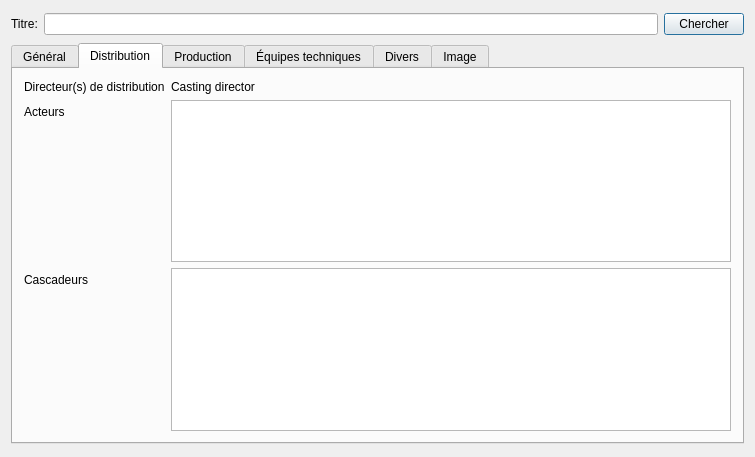
<?xml version="1.0" encoding="UTF-8"?>
<ui version="4.0">
 <class>MainWindow</class>
 <widget class="QMainWindow" name="MainWindow">
  <property name="geometry">
   <rect>
    <x>0</x>
    <y>0</y>
    <width>755</width>
    <height>457</height>
   </rect>
  </property>
  <property name="windowTitle">
   <string>ImdbPro</string>
  </property>
  <widget class="QWidget" name="centralWidget">
   <layout class="QVBoxLayout" name="verticalLayout_6">
    <item>
     <layout class="QHBoxLayout" name="horizontalLayout_4">
      <item>
       <widget class="QLabel" name="label_2">
        <property name="text">
         <string>Titre:</string>
        </property>
       </widget>
      </item>
      <item>
       <widget class="QLineEdit" name="search_field"/>
      </item>
      <item>
       <widget class="QPushButton" name="search_button">
        <property name="text">
         <string>Chercher</string>
        </property>
        <property name="default">
         <bool>true</bool>
        </property>
       </widget>
      </item>
     </layout>
    </item>
    <item>
     <widget class="QTabWidget" name="tabWidget">
      <property name="maximumSize">
       <size>
        <width>16777215</width>
        <height>401</height>
       </size>
      </property>
      <property name="currentIndex">
       <number>1</number>
      </property>
      <widget class="QWidget" name="tab_general">
       <property name="sizePolicy">
        <sizepolicy hsizetype="Expanding" vsizetype="Preferred">
         <horstretch>0</horstretch>
         <verstretch>0</verstretch>
        </sizepolicy>
       </property>
       <attribute name="title">
        <string>Général</string>
       </attribute>
       <layout class="QVBoxLayout" name="verticalLayout_8">
        <item>
         <layout class="QHBoxLayout" name="horizontalLayout_5">
          <item>
           <layout class="QVBoxLayout" name="verticalLayout_4">
            <item>
             <widget class="QLabel" name="film_cover">
              <property name="text">
               <string>cover</string>
              </property>
             </widget>
            </item>
            <item>
             <spacer name="verticalSpacer_2">
              <property name="orientation">
               <enum>Qt::Vertical</enum>
              </property>
              <property name="sizeHint" stdset="0">
               <size>
                <width>20</width>
                <height>40</height>
               </size>
              </property>
             </spacer>
            </item>
           </layout>
          </item>
          <item>
           <layout class="QVBoxLayout" name="verticalLayout_3">
            <item>
             <layout class="QHBoxLayout" name="horizontalLayout">
              <item>
               <widget class="QLabel" name="film_title">
                <property name="font">
                 <font>
                  <pointsize>24</pointsize>
                 </font>
                </property>
                <property name="text">
                 <string>title</string>
                </property>
                <property name="wordWrap">
                 <bool>true</bool>
                </property>
               </widget>
              </item>
              <item>
               <spacer name="horizontalSpacer">
                <property name="orientation">
                 <enum>Qt::Horizontal</enum>
                </property>
                <property name="sizeHint" stdset="0">
                 <size>
                  <width>40</width>
                  <height>20</height>
                 </size>
                </property>
               </spacer>
              </item>
             </layout>
            </item>
            <item>
             <layout class="QHBoxLayout" name="horizontalLayout_2">
              <item>
               <layout class="QVBoxLayout" name="verticalLayout_2">
                <item>
                 <widget class="QLabel" name="film_rating">
                  <property name="text">
                   <string>rating</string>
                  </property>
                 </widget>
                </item>
                <item>
                 <widget class="QLabel" name="film_votes">
                  <property name="text">
                   <string>votes</string>
                  </property>
                 </widget>
                </item>
                <item>
                 <spacer name="verticalSpacer_7">
                  <property name="orientation">
                   <enum>Qt::Vertical</enum>
                  </property>
                  <property name="sizeHint" stdset="0">
                   <size>
                    <width>20</width>
                    <height>40</height>
                   </size>
                  </property>
                 </spacer>
                </item>
               </layout>
              </item>
              <item>
               <layout class="QVBoxLayout" name="verticalLayout">
                <item>
                 <widget class="QLabel" name="film_rank">
                  <property name="text">
                   <string>rank</string>
                  </property>
                 </widget>
                </item>
                <item>
                 <spacer name="verticalSpacer">
                  <property name="orientation">
                   <enum>Qt::Vertical</enum>
                  </property>
                  <property name="sizeHint" stdset="0">
                   <size>
                    <width>20</width>
                    <height>40</height>
                   </size>
                  </property>
                 </spacer>
                </item>
               </layout>
              </item>
              <item>
               <spacer name="horizontalSpacer_4">
                <property name="orientation">
                 <enum>Qt::Horizontal</enum>
                </property>
                <property name="sizeHint" stdset="0">
                 <size>
                  <width>40</width>
                  <height>20</height>
                 </size>
                </property>
               </spacer>
              </item>
             </layout>
            </item>
           </layout>
          </item>
         </layout>
        </item>
        <item>
         <layout class="QHBoxLayout" name="horizontalLayout_9">
          <item>
           <layout class="QFormLayout" name="formLayout">
            <property name="fieldGrowthPolicy">
             <enum>QFormLayout::AllNonFixedFieldsGrow</enum>
            </property>
            <item row="1" column="0">
             <widget class="QLabel" name="label_3">
              <property name="text">
               <string>Pays:</string>
              </property>
             </widget>
            </item>
            <item row="1" column="1">
             <widget class="QLabel" name="film_country_general">
              <property name="text">
               <string>Pays</string>
              </property>
             </widget>
            </item>
            <item row="2" column="0">
             <widget class="QLabel" name="label_4">
              <property name="text">
               <string>Réalisateur:</string>
              </property>
             </widget>
            </item>
            <item row="2" column="1">
             <widget class="QLabel" name="film_director">
              <property name="text">
               <string>Réalisateurs</string>
              </property>
             </widget>
            </item>
            <item row="3" column="0">
             <widget class="QLabel" name="label_5">
              <property name="text">
               <string>Auteur:</string>
              </property>
             </widget>
            </item>
            <item row="3" column="1">
             <widget class="QLabel" name="film_writer">
              <property name="text">
               <string>Auteur</string>
              </property>
             </widget>
            </item>
            <item row="4" column="0">
             <widget class="QLabel" name="label_10">
              <property name="text">
               <string>Musique:</string>
              </property>
             </widget>
            </item>
            <item row="4" column="1">
             <widget class="QLabel" name="film_original_music">
              <property name="text">
               <string>Musique originale</string>
              </property>
             </widget>
            </item>
            <item row="5" column="0">
             <widget class="QLabel" name="label_6">
              <property name="text">
               <string>Langue(s):</string>
              </property>
             </widget>
            </item>
            <item row="5" column="1">
             <widget class="QLabel" name="film_languages">
              <property name="text">
               <string>language</string>
              </property>
             </widget>
            </item>
            <item row="6" column="0">
             <widget class="QLabel" name="label_7">
              <property name="text">
               <string>Genre(s):</string>
              </property>
             </widget>
            </item>
            <item row="6" column="1">
             <widget class="QLabel" name="film_genres">
              <property name="text">
               <string>genres</string>
              </property>
             </widget>
            </item>
            <item row="7" column="0">
             <widget class="QLabel" name="label_8">
              <property name="text">
               <string>Durée:</string>
              </property>
             </widget>
            </item>
            <item row="7" column="1">
             <widget class="QLabel" name="film_runtime">
              <property name="text">
               <string>runtime</string>
              </property>
             </widget>
            </item>
            <item row="8" column="0">
             <widget class="QLabel" name="label_9">
              <property name="text">
               <string>Ratio:</string>
              </property>
             </widget>
            </item>
            <item row="8" column="1">
             <widget class="QLabel" name="film_aspect_ratio">
              <property name="text">
               <string>aspectRatio</string>
              </property>
             </widget>
            </item>
            <item row="0" column="0">
             <widget class="QLabel" name="label_14">
              <property name="text">
               <string>Année:</string>
              </property>
             </widget>
            </item>
            <item row="0" column="1">
             <widget class="QLabel" name="film_year">
              <property name="font">
               <font>
                <pointsize>9</pointsize>
               </font>
              </property>
              <property name="text">
               <string>year</string>
              </property>
             </widget>
            </item>
           </layout>
          </item>
          <item>
           <layout class="QFormLayout" name="formLayout_2">
            <property name="labelAlignment">
             <set>Qt::AlignRight|Qt::AlignTop|Qt::AlignTrailing</set>
            </property>
            <item row="0" column="0">
             <widget class="QLabel" name="label_11">
              <property name="text">
               <string>Note MPAA:</string>
              </property>
             </widget>
            </item>
            <item row="0" column="1">
             <widget class="QLabel" name="film_mpaa_rating">
              <property name="text">
               <string>mpaa_rating</string>
              </property>
              <property name="wordWrap">
               <bool>true</bool>
              </property>
             </widget>
            </item>
            <item row="2" column="0">
             <widget class="QLabel" name="label_12">
              <property name="text">
               <string>Certificats:</string>
              </property>
             </widget>
            </item>
            <item row="3" column="0">
             <widget class="QLabel" name="label_13">
              <property name="text">
               <string>Synopsis:</string>
              </property>
             </widget>
            </item>
            <item row="3" column="1">
             <widget class="QPlainTextEdit" name="film_plot">
              <property name="enabled">
               <bool>false</bool>
              </property>
             </widget>
            </item>
            <item row="2" column="1">
             <widget class="QListWidget" name="film_certificates"/>
            </item>
            <item row="1" column="0">
             <widget class="QLabel" name="label_15">
              <property name="text">
               <string>Autres titres:</string>
              </property>
             </widget>
            </item>
            <item row="1" column="1">
             <widget class="QListWidget" name="film_akas"/>
            </item>
           </layout>
          </item>
         </layout>
        </item>
       </layout>
      </widget>
      <widget class="QWidget" name="tab_distribution">
       <attribute name="title">
        <string>Distribution</string>
       </attribute>
       <layout class="QFormLayout" name="formLayout_4">
        <item row="0" column="0">
         <widget class="QLabel" name="film_casting_director_lbl">
          <property name="text">
           <string>Directeur(s) de distribution</string>
          </property>
         </widget>
        </item>
        <item row="0" column="1">
         <widget class="QLabel" name="film_casting_director">
          <property name="text">
           <string>Casting director</string>
          </property>
         </widget>
        </item>
        <item row="1" column="0">
         <widget class="QLabel" name="film_cast_lbl">
          <property name="text">
           <string>Acteurs</string>
          </property>
         </widget>
        </item>
        <item row="1" column="1">
         <widget class="QListWidget" name="film_cast"/>
        </item>
        <item row="2" column="0">
         <widget class="QLabel" name="film_stunt_performer_lbl">
          <property name="text">
           <string>Cascadeurs</string>
          </property>
         </widget>
        </item>
        <item row="2" column="1">
         <widget class="QListWidget" name="film_stunt_performers"/>
        </item>
       </layout>
      </widget>
      <widget class="QWidget" name="tab_production">
       <attribute name="title">
        <string>Production</string>
       </attribute>
       <layout class="QVBoxLayout" name="verticalLayout_9">
        <item>
         <layout class="QHBoxLayout" name="horizontalLayout_6">
          <item>
           <layout class="QFormLayout" name="formLayout_6">
            <property name="fieldGrowthPolicy">
             <enum>QFormLayout::ExpandingFieldsGrow</enum>
            </property>
            <item row="0" column="0">
             <widget class="QLabel" name="film_producer_lbl">
              <property name="text">
               <string>Producteurs</string>
              </property>
             </widget>
            </item>
            <item row="0" column="1">
             <widget class="QListWidget" name="film_producer"/>
            </item>
            <item row="1" column="0">
             <widget class="QLabel" name="film_production_companies_lbl">
              <property name="text">
               <string>Société de production</string>
              </property>
             </widget>
            </item>
            <item row="1" column="1">
             <widget class="QListWidget" name="film_production_companies"/>
            </item>
            <item row="2" column="0">
             <widget class="QLabel" name="film_distributors_lbl">
              <property name="text">
               <string>Distributeurs</string>
              </property>
             </widget>
            </item>
            <item row="2" column="1">
             <widget class="QListWidget" name="film_distributors"/>
            </item>
           </layout>
          </item>
          <item>
           <layout class="QFormLayout" name="formLayout_5">
            <item row="0" column="0">
             <widget class="QLabel" name="film_editor_lbl">
              <property name="text">
               <string>Éditeur</string>
              </property>
             </widget>
            </item>
            <item row="0" column="1">
             <widget class="QLabel" name="film_editor">
              <property name="text">
               <string>TextLabel</string>
              </property>
             </widget>
            </item>
            <item row="1" column="0">
             <widget class="QLabel" name="film_cinematographer_lbl">
              <property name="text">
               <string>Cinématographe</string>
              </property>
             </widget>
            </item>
            <item row="1" column="1">
             <widget class="QLabel" name="film_cinematographer">
              <property name="text">
               <string>TextLabel</string>
              </property>
             </widget>
            </item>
            <item row="3" column="0">
             <widget class="QLabel" name="film_art_director_lbl">
              <property name="text">
               <string>Direction artistique</string>
              </property>
             </widget>
            </item>
            <item row="3" column="1">
             <widget class="QListWidget" name="film_art_director"/>
            </item>
            <item row="4" column="0">
             <widget class="QLabel" name="film_makeup_lbl">
              <property name="text">
               <string>Maquillages</string>
              </property>
             </widget>
            </item>
            <item row="4" column="1">
             <widget class="QListWidget" name="film_makeup"/>
            </item>
           </layout>
          </item>
         </layout>
        </item>
       </layout>
      </widget>
      <widget class="QWidget" name="tab_technical">
       <attribute name="title">
        <string>Équipes techniques</string>
       </attribute>
       <widget class="QLabel" name="film_music_department">
        <property name="geometry">
         <rect>
          <x>80</x>
          <y>30</y>
          <width>121</width>
          <height>16</height>
         </rect>
        </property>
        <property name="text">
         <string>Équipe musicale</string>
        </property>
       </widget>
       <widget class="QLabel" name="film_sound_crew">
        <property name="geometry">
         <rect>
          <x>80</x>
          <y>110</y>
          <width>121</width>
          <height>16</height>
         </rect>
        </property>
        <property name="text">
         <string>Équipe de sons</string>
        </property>
       </widget>
       <widget class="QLabel" name="film_visual_effects">
        <property name="geometry">
         <rect>
          <x>460</x>
          <y>180</y>
          <width>101</width>
          <height>16</height>
         </rect>
        </property>
        <property name="text">
         <string>Effets visuels</string>
        </property>
       </widget>
       <widget class="QLabel" name="film_sfx_companies">
        <property name="geometry">
         <rect>
          <x>70</x>
          <y>190</y>
          <width>191</width>
          <height>16</height>
         </rect>
        </property>
        <property name="text">
         <string>Sociétés des effets spéciaux</string>
        </property>
       </widget>
       <widget class="QLabel" name="film_set_decoration">
        <property name="geometry">
         <rect>
          <x>70</x>
          <y>260</y>
          <width>121</width>
          <height>16</height>
         </rect>
        </property>
        <property name="text">
         <string>Équipe des décors</string>
        </property>
       </widget>
       <widget class="QLabel" name="film_costume_department">
        <property name="geometry">
         <rect>
          <x>340</x>
          <y>270</y>
          <width>141</width>
          <height>16</height>
         </rect>
        </property>
        <property name="text">
         <string>Équipe des costumes</string>
        </property>
       </widget>
       <widget class="QLabel" name="film_sfx_department">
        <property name="geometry">
         <rect>
          <x>450</x>
          <y>230</y>
          <width>181</width>
          <height>16</height>
         </rect>
        </property>
        <property name="text">
         <string>Équipe des effets spéciaux</string>
        </property>
       </widget>
       <widget class="QLabel" name="film_art_department">
        <property name="geometry">
         <rect>
          <x>300</x>
          <y>150</y>
          <width>141</width>
          <height>16</height>
         </rect>
        </property>
        <property name="text">
         <string>Équipe artistique</string>
        </property>
       </widget>
       <widget class="QLabel" name="film_camera_electricity">
        <property name="geometry">
         <rect>
          <x>450</x>
          <y>50</y>
          <width>161</width>
          <height>16</height>
         </rect>
        </property>
        <property name="text">
         <string>Caméras et électricité</string>
        </property>
       </widget>
       <widget class="QLabel" name="label">
        <property name="geometry">
         <rect>
          <x>190</x>
          <y>290</y>
          <width>131</width>
          <height>16</height>
         </rect>
        </property>
        <property name="text">
         <string>Équipe d'animation</string>
        </property>
       </widget>
      </widget>
      <widget class="QWidget" name="tab_misc">
       <attribute name="title">
        <string>Divers</string>
       </attribute>
       <layout class="QVBoxLayout" name="verticalLayout_5">
        <item>
         <layout class="QFormLayout" name="formLayout_3">
          <property name="fieldGrowthPolicy">
           <enum>QFormLayout::ExpandingFieldsGrow</enum>
          </property>
          <item row="0" column="0">
           <widget class="QLabel" name="film_transportation_lbl">
            <property name="text">
             <string>Transport</string>
            </property>
           </widget>
          </item>
          <item row="0" column="1">
           <widget class="QListWidget" name="film_transportation"/>
          </item>
          <item row="1" column="0">
           <widget class="QLabel" name="film_misc_crew_lbl">
            <property name="text">
             <string>Équipe diverse</string>
            </property>
           </widget>
          </item>
          <item row="1" column="1">
           <widget class="QListWidget" name="film_misc_crew"/>
          </item>
          <item row="2" column="0">
           <widget class="QLabel" name="film_misc_companies_lbl">
            <property name="text">
             <string>Compagnies diverses</string>
            </property>
           </widget>
          </item>
          <item row="2" column="1">
           <widget class="QListWidget" name="film_misc_companies"/>
          </item>
         </layout>
        </item>
       </layout>
      </widget>
      <widget class="QWidget" name="tab_fullcover">
       <attribute name="title">
        <string>Image</string>
       </attribute>
       <layout class="QVBoxLayout" name="verticalLayout_7">
        <item>
         <widget class="QLabel" name="film_fullsize_cover">
          <property name="text">
           <string>fullSizeCover</string>
          </property>
          <property name="alignment">
           <set>Qt::AlignCenter</set>
          </property>
         </widget>
        </item>
       </layout>
      </widget>
     </widget>
    </item>
   </layout>
  </widget>
 </widget>
 <layoutdefault spacing="6" margin="11"/>
 <resources/>
 <connections/>
</ui>
